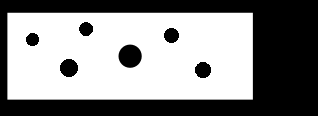
#> input picture Extraccion caracteristicas/img/C2.png, 318 x 116 px
$ python HolesCounter.py img/C2.png img/C2.png   (older library calls are emulated)
#> lines starting #> are read from the running program, lines starting #| are printed output that depends on the picture; after the words box and inside, x2 and y2 are one past the last pixel; in counts of white or black regions, pixels touching at a corner belong together
# -*- coding: utf-8 -*-
"""
Created on Tue Mar 20 16:20:34 2018

@author: Jose Villalobos

This program, classifies an shape as the following classes:
    - Star
    - Circle
    - Square
"""

import numpy as np
import cv2
import sys # used for load the image

consoleApp = False;

if (consoleApp):
    img = cv2.imread(sys.argv[1], cv2.IMREAD_GRAYSCALE if (sys.argv[2] == '-b') else cv2.IMREAD_COLOR)
else:
    fileName = 'C2'
    img = cv2.imread('img/'+fileName+'.png', cv2.IMREAD_COLOR);
#> img is the input picture: shape (116, 318, 3); min 0, max 255, mean 138.1


NONE = -1
CIRCLE = 0;
SQUARE = 1;
STAR = 2;

shapeClass = NONE

while(True):
    img = cv2.cvtColor(img, cv2.COLOR_BGR2GRAY)
#> img: shape (116, 318)
    m = cv2.moments(img)
#> m = moments, m00 5095166, centre m10/m00, m01/m00 = (130.3, 55.91)

    area = m['m00'] # Area from moments, same as  cv2.contourArea()
#> area = 5095166
    imgEdge = cv2.Canny(img, 200, 220) # Canny(img, minVal, maxVal) https://docs.opencv.org/3.1.0/da/d22/tutorial_py_canny.html
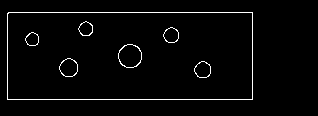
#> imgEdge: shape (116, 318); 2.7% white in thin lines or dots, all inside (x1, y1, x2, y2) = (7, 12, 253, 100)

    # Tutorial about contourn hirarchy (the second argument) https://docs.opencv.org/3.4.0/d9/d8b/tutorial_py_contours_hierarchy.html
    # For better accuracy, use binary images. So before finding contours, apply threshold or canny edge detection.
    im, contourns, hierarchy = cv2.findContours(imgEdge, cv2.RETR_CCOMP, cv2.CHAIN_APPROX_SIMPLE) # Get the contorn
#> contourns = 14 contours; largest, box (x1, y1, x2, y2) and area: (7, 12, 253, 100) 21314, (7, 12, 253, 100) 21312, (118, 44, 142, 68) 428, (118, 44, 142, 68) 410, (59, 58, 78, 77) 257
    cv2.imshow('B ', im)
    print(hierarchy)
#| [[[ 2 -1  1 -1]
#|   [-1 -1 -1  0]
#|   [ 4  0  3 -1]
#|   [-1 -1 -1  2]
#|   [ 6  2  5 -1]
#|   [-1 -1 -1  4]
#|   [ 8  4  7 -1]
#|   [-1 -1 -1  6]
#|   [10  6  9 -1]
#|   [-1 -1 -1  8]
#|   [12  8 11 -1]
#|   [-1 -1 -1 10]
#> (further printed lines are left out)

    img = cv2.cvtColor(img, cv2.COLOR_GRAY2BGR)
    for i in range(len(contourns)):
        print('\nShape ' + str(i+1))
        img = cv2.cvtColor(img, cv2.COLOR_BGR2GRAY)

        perimeter = cv2.arcLength(contourns[i], True) # Get the perimeter
        print('The perimeter is: ' + str(perimeter))
        centroidPos = (int(m['m10']/m['m00']), int(m['m01']/m['m00'])) # Centroid position

        # C Feature = perimeter**2 / Area
        c = (perimeter**2) / area
        print('The C feature is: ' + str(c))


        # TODO: Segment the bigger shape for do the calculttions (See example-image ./img/A7.jpg )
        img = cv2.cvtColor(img, cv2.COLOR_GRAY2BGR)
        img = cv2.circle(img, centroidPos, 3, (0, 255, 0), thickness=-1) # Negative thickness means that a filled circle is to be drawn.
        img = cv2.drawContours(img, contourns, i, (255, 0, 0), thickness=2) # Draws the contours in blue
#> this loop made 14 passes
#> (perimeter, c) on passes 1 to 12: (54.04, 0.000573), (52.28, 0.000537), (60.28, 0.000713), (57.94, 0.000659), (77.36, 0.00117), (75.01, 0.0011), (44.38, 0.000387), (42.04, 0.000347), (50.63, 0.000503), (48.28, 0.000458), (46.63, 0.000427), (44.28, 0.000385)
#> (printed output is left out)
#> pass 1, `img = cv2.drawContours(img, contourns, i, (255, 0, 0), thickness=2)`:
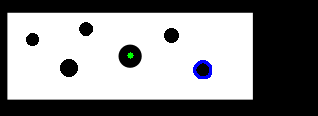
#> img: shape (116, 318, 3); mean B, G, R 138.7, 137.7, 137.5
#> after the loop:
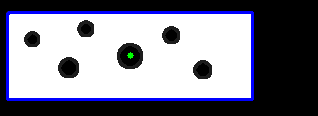
#> img: shape (116, 318, 3); mean B, G, R 141.7, 128.2, 128

    # Findo contourns is selecting inner an outter contourns then we dont need that, then we need to substract the parent contourn
    print('\nHole count: ' + str(int((len(contourns)/2)-1)))
#| Hole count: 6

    cv2.imshow("Canny", imgEdge)
    cv2.imshow('Image', img)

    ch = 0xFF & cv2.waitKey()
#> (key q is pressed here)
    if (ch == ord('q') or ch == ord('Q')):
        #cv2.imwrite("resultado.jpg", salida)
        break;
cv2.destroyAllWindows();

$ run again, with Extraccion caracteristicas/img/A7.jpg saved as Extraccion caracteristicas/img/C2.png
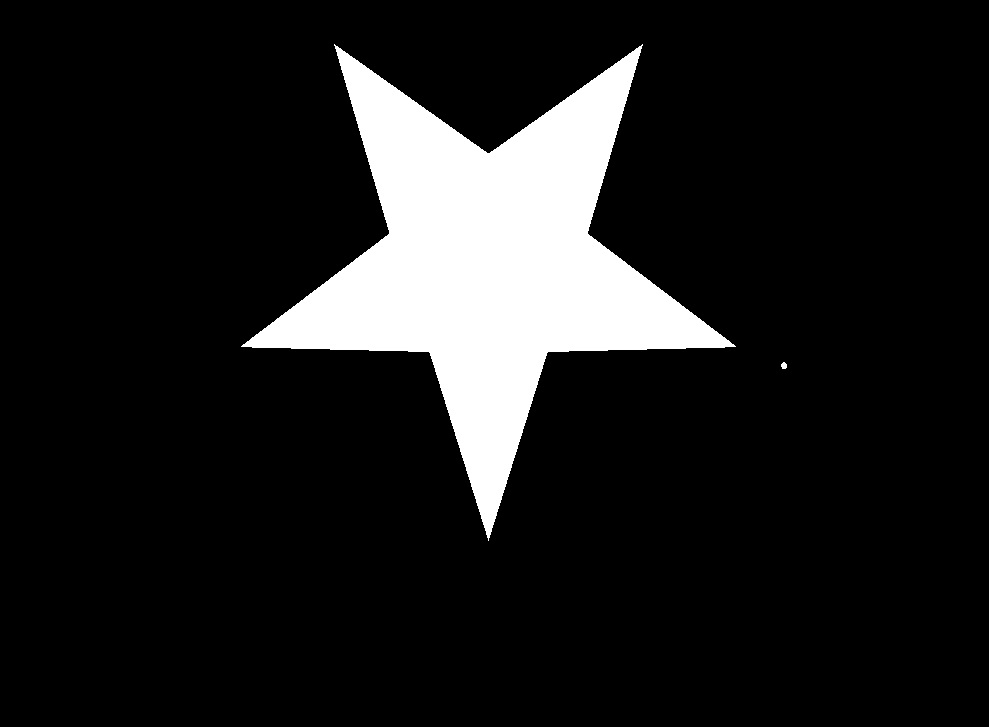
#> input picture Extraccion caracteristicas/img/A7.jpg, 989 x 727 px
#> img is the input picture: shape (727, 989, 3); min 0, max 255, mean 29.6
#> m = moments, m00 21273422, centre m10/m00, m01/m00 = (488.1, 262.7)
#> area = 21273422
#> `imgEdge = cv2.Canny(img, 200, 220)`:
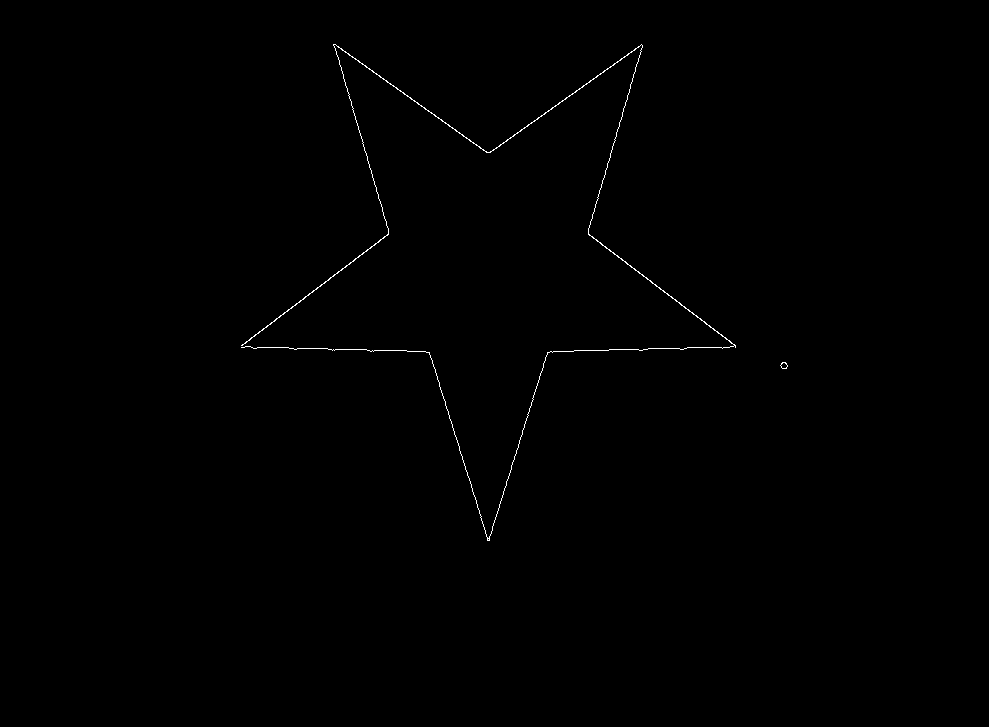
#> imgEdge: shape (727, 989); 0.28% white in thin lines or dots, all inside (x1, y1, x2, y2) = (241, 44, 788, 541)
#> contourns = 4 contours, 1 with area under 20; largest, box (x1, y1, x2, y2) and area: (241, 44, 736, 541) 286, (780, 362, 788, 369) 32, (780, 362, 788, 369) 28
#| [[[ 2 -1  1 -1]
#|   [-1 -1 -1  0]
#|   [-1  0  3 -1]
#|   [-1 -1 -1  2]]]
#> the loop `for i in range(len(contourns)):` made 4 passes
#> (perimeter, c) on passes 1 to 4: (21.9, 2.25e-05), (20.14, 1.91e-05), (4058.5, 0.774), (5.66, 1.5e-06)
#> (printed output is left out)
#| Hole count: 1

$ run again, with Extraccion caracteristicas/img/C0.png copied over Extraccion caracteristicas/img/C2.png
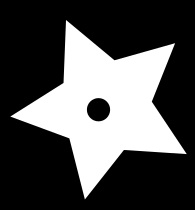
#> input picture Extraccion caracteristicas/img/C0.png, 195 x 210 px
#> img is the input picture: shape (210, 195, 3); min 0, max 255, mean 79.7
#> m = moments, m00 3263888, centre m10/m00, m01/m00 = (104.3, 106.1)
#> area = 3263888
#> `imgEdge = cv2.Canny(img, 200, 220)`:
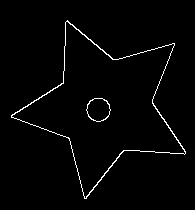
#> imgEdge: shape (210, 195); 1.9% white in thin lines or dots, all inside (x1, y1, x2, y2) = (11, 20, 186, 199)
#> contourns = 4 contours; box (x1, y1, x2, y2) and area: (11, 20, 186, 199) 13300, (11, 21, 186, 199) 13154, (86, 98, 111, 122) 428, (86, 98, 111, 122) 410
#| [[[ 2 -1  1 -1]
#|   [-1 -1 -1  0]
#|   [-1  0  3 -1]
#|   [-1 -1 -1  2]]]
#> the loop `for i in range(len(contourns)):` made 4 passes
#> (perimeter, c) on passes 1 to 4: (78.77, 0.0019), (76.43, 0.00179), (655, 0.131), (653, 0.131)
#> (printed output is left out)
#> after the loop `for i in range(len(contourns)):`:
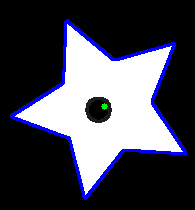
#> img: shape (210, 195, 3); mean B, G, R 85.4, 72.3, 72.2
#| Hole count: 1

$ run again, with Extraccion caracteristicas/img/Estrellas.png copied over Extraccion caracteristicas/img/C2.png
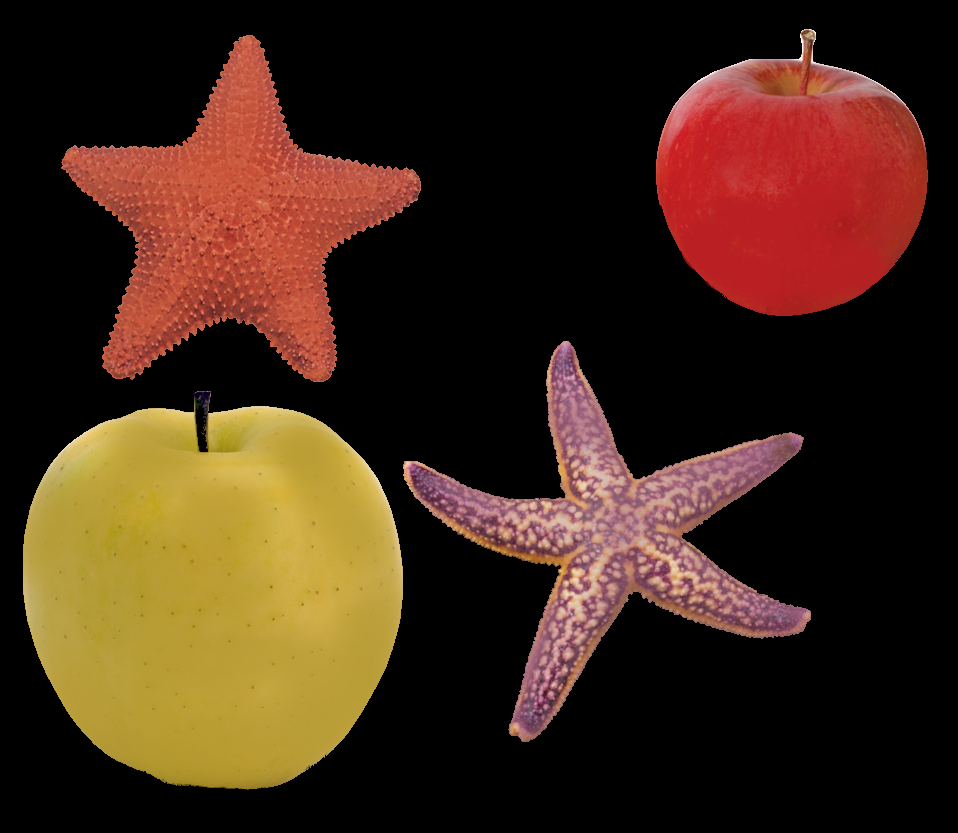
#> input picture Extraccion caracteristicas/img/Estrellas.png, 958 x 833 px
#> img is the input picture: shape (833, 958, 3); mean B, G, R 24.1, 40.7, 65.3
#> m = moments, m00 36829720, centre m10/m00, m01/m00 = (366.2, 458.6)
#> area = 36829720
#> `imgEdge = cv2.Canny(img, 200, 220)`:
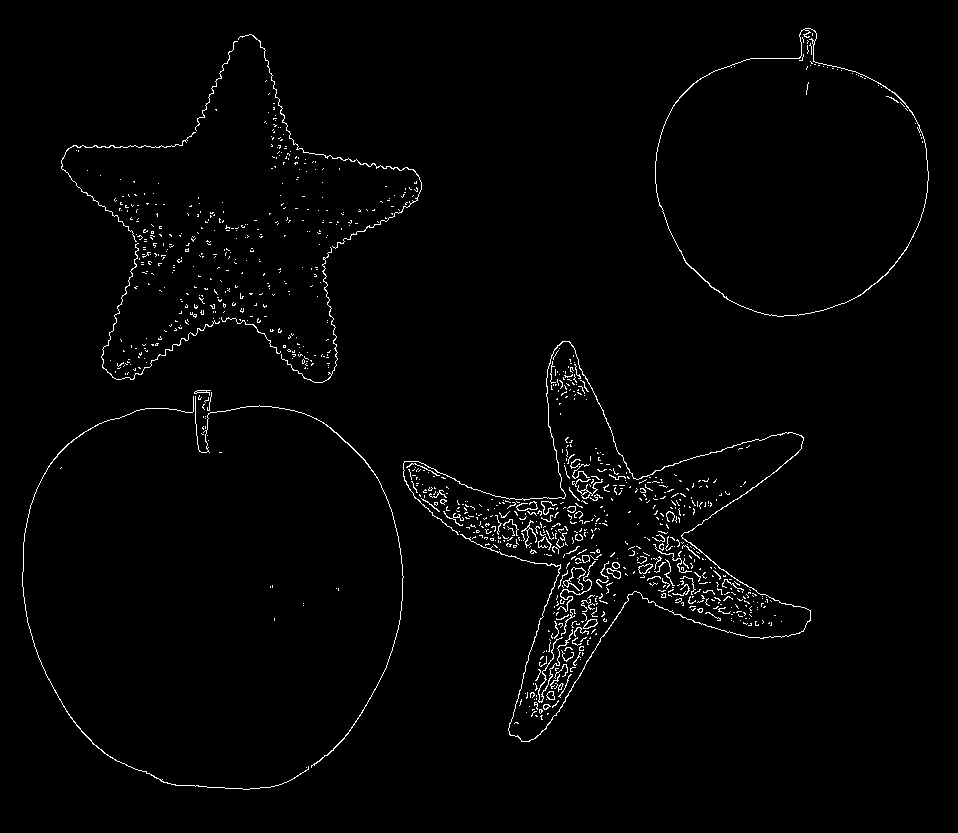
#> imgEdge: shape (833, 958); 1.6% white in thin lines or dots, all inside (x1, y1, x2, y2) = (22, 28, 929, 790)
#> contourns = 1044 contours, 1014 with area under 20; largest, box (x1, y1, x2, y2) and area: (655, 28, 929, 317) 56050, (655, 28, 929, 317) 55900, (403, 341, 811, 742) 311, (195, 396, 404, 768) 90, (22, 396, 309, 790) 86
#> (printed output is left out)
#> the loop `for i in range(len(contourns)):` made 1044 passes
#> (perimeter, c) on passes 1 to 3: (0, 0), (9.66, 2.53e-06), (11.66, 3.69e-06)
#> (printed output is left out)
#> after the loop `for i in range(len(contourns)):`:
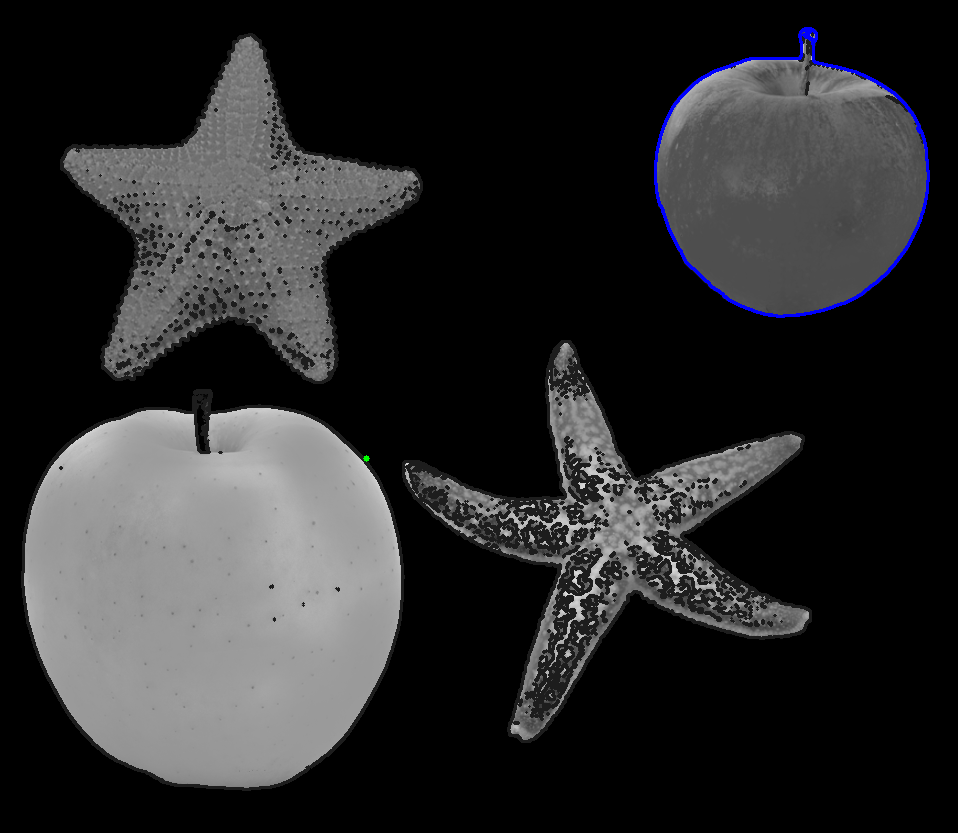
#> img: shape (833, 958, 3); mean B, G, R 43.2, 42.2, 42.2
